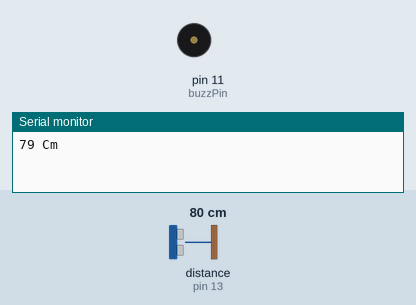
Simulated run of this sketch. Board: Arduino Uno, built with avr-gcc and run on an emulated ATmega328P. On the bench: buzzer (waves = sounding, pin HIGH), the last lines printed to the serial monitor. Wiring (inferred from the names in the program): ultrasonic range finder: trigger pin 12; echo pin 13. The inputs (shaded band) are chosen by the test bench; at power-on: distance to the obstacle (sensor on pin 13) 80 cm. The echo pulse lasts 58.3 µs per cm; pins used as bus, display or sensor lines are not drawn.

Above: at 2.4 s.
2.5 s: distance to the obstacle (sensor on pin 13) set to 97 cm
7.7 s: distance to the obstacle (sensor on pin 13) set to 106 cm
At 8.4 s:
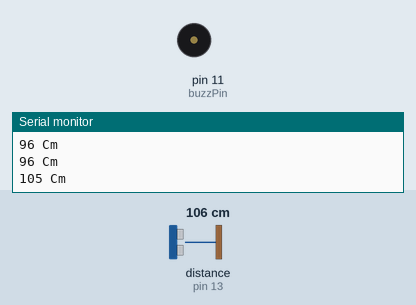
9.9 s: distance to the obstacle (sensor on pin 13) set to 2 cm
At 11.2 s:
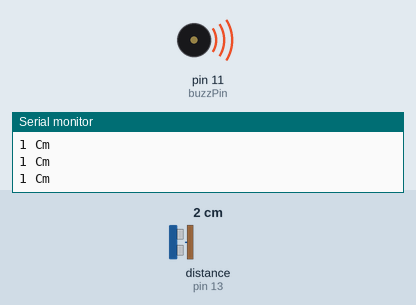
12.1 s: distance to the obstacle (sensor on pin 13) set to 27 cm
14.3 s: distance to the obstacle (sensor on pin 13) set to 35 cm
At 15.0 s:
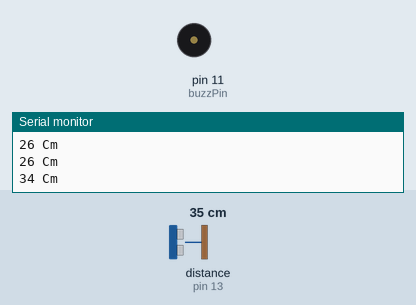
Timing chart, 0 to 18.9 s (numbered marks = the images above; inputs shaded):
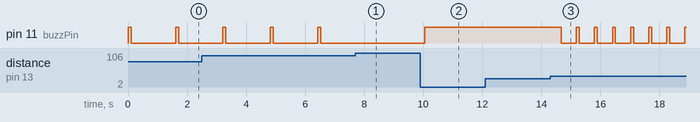

The sketch:

exerc_cio_dia_1.ino
```cpp
#define trigPin 12
#define echoPin 13

int buzzPin =  11;

void setup() {
  Serial.begin(9600);
  pinMode(trigPin,OUTPUT);
  pinMode(echoPin,INPUT);
  pinMode(buzzPin,OUTPUT);
}

void loop() {
  long duration, distance;

  digitalWrite(trigPin, LOW);
  delayMicroseconds(2);
  digitalWrite(trigPin, HIGH);
  delayMicroseconds(10);
  digitalWrite(trigPin, LOW);

  duration = pulseIn(echoPin, HIGH);

  distance = ((duration / 2) / 29.1);

  if(distance <= 30)
  {
    digitalWrite(buzzPin,HIGH);
  }
  else if(distance <= 50)
  {
    digitalWrite(buzzPin,HIGH);
    delay(100);
    digitalWrite(buzzPin,LOW);
    delay(10);

  }
  else if(distance <= 75)
  {
    digitalWrite(buzzPin, HIGH);
    delay(100);
    digitalWrite(buzzPin, LOW);
    delay(1000);
  }
  else if(distance <= 100)
  {
    digitalWrite(buzzPin, HIGH);
    delay(100);
    digitalWrite(buzzPin, LOW);
    delay(1000);
  }
  else{
    digitalWrite(buzzPin, LOW);
  }


  Serial.print(distance);
  Serial.println(" Cm");

  delay(500);
}
```

Measured:
- the behaviour switches between 101 and 102 cm on distance to the obstacle (sensor on pin 13) (found by bisection; images 0 and 1)
- the behaviour switches between 31 and 32 cm on distance to the obstacle (sensor on pin 13) (found by bisection; images 2 and 3)
- after the input at 7.7 s, pin 11 (buzzPin): stops changing and stays LOW
- after the input at 9.9 s, pin 11 (buzzPin): LOW → HIGH after 0.16 s
- after the input at 14.3 s, pin 11 (buzzPin): alternates HIGH for 0.10 s and LOW for 0.51 s, starting after 0.37 s
- by itself, pin 11 (buzzPin): alternates HIGH for 0.10 s and LOW for 1.5 s
